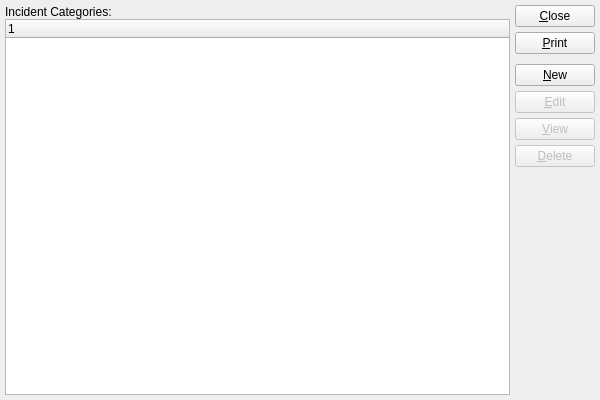
<?xml version="1.0" encoding="UTF-8"?>
<ui version="4.0">
 <comment>This file is part of the xTuple ERP: PostBooks Edition, a free and
open source Enterprise Resource Planning software suite,
Copyright (c) 1999-2019 by OpenMFG LLC, d/b/a xTuple.
It is licensed to you under the Common Public Attribution License
version 1.0, the full text of which (including xTuple-specific Exhibits)
is available at www.xtuple.com/CPAL.  By using this software, you agree
to be bound by its terms.</comment>
 <class>incidentCategories</class>
 <widget class="QWidget" name="incidentCategories">
  <property name="geometry">
   <rect>
    <x>0</x>
    <y>0</y>
    <width>600</width>
    <height>400</height>
   </rect>
  </property>
  <property name="windowTitle">
   <string>List Incident Categories</string>
  </property>
  <layout class="QGridLayout" name="gridLayout">
   <item row="0" column="0">
    <layout class="QVBoxLayout">
     <property name="spacing">
      <number>0</number>
     </property>
     <item>
      <widget class="QLabel" name="_incidentCategoriesLit">
       <property name="text">
        <string>Incident Categories:</string>
       </property>
      </widget>
     </item>
     <item>
      <widget class="XTreeWidget" name="_incidentCategories">
       <property name="sizePolicy">
        <sizepolicy hsizetype="Expanding" vsizetype="Expanding">
         <horstretch>0</horstretch>
         <verstretch>0</verstretch>
        </sizepolicy>
       </property>
      </widget>
     </item>
    </layout>
   </item>
   <item row="0" column="1">
    <layout class="QVBoxLayout" name="verticalLayout">
     <item>
      <widget class="QPushButton" name="_close">
       <property name="text">
        <string>&amp;Close</string>
       </property>
      </widget>
     </item>
     <item>
      <widget class="QPushButton" name="_print">
       <property name="text">
        <string>&amp;Print</string>
       </property>
      </widget>
     </item>
     <item>
      <spacer name="verticalSpacer">
       <property name="orientation">
        <enum>Qt::Vertical</enum>
       </property>
       <property name="sizeType">
        <enum>QSizePolicy::Preferred</enum>
       </property>
       <property name="sizeHint" stdset="0">
        <size>
         <width>20</width>
         <height>5</height>
        </size>
       </property>
      </spacer>
     </item>
     <item>
      <widget class="QPushButton" name="_new">
       <property name="text">
        <string>&amp;New</string>
       </property>
      </widget>
     </item>
     <item>
      <widget class="QPushButton" name="_edit">
       <property name="enabled">
        <bool>false</bool>
       </property>
       <property name="text">
        <string>&amp;Edit</string>
       </property>
      </widget>
     </item>
     <item>
      <widget class="QPushButton" name="_view">
       <property name="enabled">
        <bool>false</bool>
       </property>
       <property name="text">
        <string>&amp;View</string>
       </property>
      </widget>
     </item>
     <item>
      <widget class="QPushButton" name="_delete">
       <property name="enabled">
        <bool>false</bool>
       </property>
       <property name="text">
        <string>&amp;Delete</string>
       </property>
      </widget>
     </item>
     <item>
      <spacer>
       <property name="orientation">
        <enum>Qt::Vertical</enum>
       </property>
       <property name="sizeType">
        <enum>QSizePolicy::Expanding</enum>
       </property>
       <property name="sizeHint" stdset="0">
        <size>
         <width>20</width>
         <height>20</height>
        </size>
       </property>
      </spacer>
     </item>
    </layout>
   </item>
  </layout>
 </widget>
 <layoutdefault spacing="5" margin="5"/>
 <customwidgets>
  <customwidget>
   <class>XTreeWidget</class>
   <extends>QTreeWidget</extends>
   <header>xtreewidget.h</header>
   <container>1</container>
  </customwidget>
 </customwidgets>
 <tabstops>
  <tabstop>_incidentCategories</tabstop>
  <tabstop>_new</tabstop>
  <tabstop>_edit</tabstop>
  <tabstop>_view</tabstop>
  <tabstop>_delete</tabstop>
  <tabstop>_print</tabstop>
  <tabstop>_close</tabstop>
 </tabstops>
 <resources/>
 <connections>
  <connection>
   <sender>_close</sender>
   <signal>clicked()</signal>
   <receiver>incidentCategories</receiver>
   <slot>close()</slot>
   <hints>
    <hint type="sourcelabel">
     <x>20</x>
     <y>20</y>
    </hint>
    <hint type="destinationlabel">
     <x>20</x>
     <y>20</y>
    </hint>
   </hints>
  </connection>
  <connection>
   <sender>_incidentCategories</sender>
   <signal>valid(bool)</signal>
   <receiver>_view</receiver>
   <slot>setEnabled(bool)</slot>
   <hints>
    <hint type="sourcelabel">
     <x>20</x>
     <y>20</y>
    </hint>
    <hint type="destinationlabel">
     <x>20</x>
     <y>20</y>
    </hint>
   </hints>
  </connection>
 </connections>
</ui>
